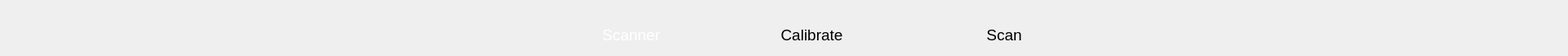
   <widget class="QWidget" name="widget_top" native="true">
    <property name="geometry">
     <rect>
      <x>0</x>
      <y>0</y>
      <width>1919</width>
      <height>68</height>
     </rect>
    </property>
    <property name="minimumSize">
     <size>
      <width>0</width>
      <height>68</height>
     </size>
    </property>
    <property name="maximumSize">
     <size>
      <width>16777215</width>
      <height>68</height>
     </size>
    </property>
    <property name="styleSheet">
     <string notr="true">#widget_top{background-color: qlineargradient(spread:pad, x1:0, y1:0, x2:1, y2:0, stop:0 rgba(23, 61, 95, 255), stop:0.5 rgba(62, 162, 255, 255) , stop:1.0 rgba(23, 61, 96, 255));} </string>
    </property>
    <layout class="QHBoxLayout" name="horizontalLayout_9">
     <property name="spacing">
      <number>0</number>
     </property>
     <property name="leftMargin">
      <number>15</number>
     </property>
     <property name="topMargin">
      <number>0</number>
     </property>
     <property name="rightMargin">
      <number>0</number>
     </property>
     <property name="bottomMargin">
      <number>0</number>
     </property>
     <item>
      <widget class="QWidget" name="widget" native="true"/>
     </item>
     <item>
      <widget class="QLabel" name="label_logo">
       <property name="minimumSize">
        <size>
         <width>200</width>
         <height>35</height>
        </size>
       </property>
       <property name="maximumSize">
        <size>
         <width>200</width>
         <height>35</height>
        </size>
       </property>
       <property name="styleSheet">
        <string notr="true">border-image: url(:/images/logo.png);</string>
       </property>
       <property name="text">
        <string/>
       </property>
      </widget>
     </item>
     <item>
      <spacer name="horizontalSpacer_10">
       <property name="orientation">
        <enum>Qt::Horizontal</enum>
       </property>
       <property name="sizeType">
        <enum>QSizePolicy::Expanding</enum>
       </property>
       <property name="sizeHint" stdset="0">
        <size>
         <width>300</width>
         <height>20</height>
        </size>
       </property>
      </spacer>
     </item>
     <item>
      <layout class="QVBoxLayout" name="verticalLayout_5">
       <item>
        <spacer name="verticalSpacer">
         <property name="orientation">
          <enum>Qt::Vertical</enum>
         </property>
         <property name="sizeHint" stdset="0">
          <size>
           <width>20</width>
           <height>13</height>
          </size>
         </property>
        </spacer>
       </item>
       <item>
        <layout class="QHBoxLayout" name="horizontalLayout_6">
         <item>
          <spacer name="horizontalSpacer_4">
           <property name="orientation">
            <enum>Qt::Horizontal</enum>
           </property>
           <property name="sizeHint" stdset="0">
            <size>
             <width>88</width>
             <height>20</height>
            </size>
           </property>
          </spacer>
         </item>
         <item>
          <widget class="QPushButton" name="tab_scanner">
           <property name="minimumSize">
            <size>
             <width>171</width>
             <height>51</height>
            </size>
           </property>
           <property name="maximumSize">
            <size>
             <width>171</width>
             <height>51</height>
            </size>
           </property>
           <property name="font">
            <font>
             <pointsize>14</pointsize>
            </font>
           </property>
           <property name="styleSheet">
            <string notr="true">QPushButton::checked {    
	color: rgb(255, 255, 255);
      border-radius: 2px;
      background-color: qlineargradient(x1: 0, y1: 0, x2: 0, y2: 1,
                                        stop: 0 #141414, stop: 1 #141414);
    
  }
QPushButton {
	color: rgb(0, 0, 0);
      border-radius: 2px;
      background-color: qlineargradient(x1: 0, y1: 0, x2: 0, y2: 1,
                                        stop: 0 #00000000, stop: 1 #00000000);
}</string>
           </property>
           <property name="text">
            <string>Scanner</string>
           </property>
           <property name="icon">
            <iconset resource="images.qrc">
             <normaloff>:/images/Scanner_normal.png</normaloff>
             <activeoff>:/images/Scanner_normal.png</activeoff>
             <activeon>:/images/Scanner_active.png</activeon>
             <selectedoff>:/images/Scanner_active.png</selectedoff>:/images/Scanner_normal.png</iconset>
           </property>
           <property name="iconSize">
            <size>
             <width>24</width>
             <height>24</height>
            </size>
           </property>
           <property name="checkable">
            <bool>true</bool>
           </property>
           <property name="checked">
            <bool>true</bool>
           </property>
           <property name="autoExclusive">
            <bool>true</bool>
           </property>
           <property name="flat">
            <bool>true</bool>
           </property>
          </widget>
         </item>
         <item>
          <spacer name="horizontalSpacer_5">
           <property name="orientation">
            <enum>Qt::Horizontal</enum>
           </property>
           <property name="sizeHint" stdset="0">
            <size>
             <width>40</width>
             <height>20</height>
            </size>
           </property>
          </spacer>
         </item>
         <item>
          <widget class="QPushButton" name="tab_calibrate">
           <property name="enabled">
            <bool>false</bool>
           </property>
           <property name="minimumSize">
            <size>
             <width>191</width>
             <height>51</height>
            </size>
           </property>
           <property name="maximumSize">
            <size>
             <width>191</width>
             <height>51</height>
            </size>
           </property>
           <property name="font">
            <font>
             <pointsize>14</pointsize>
            </font>
           </property>
           <property name="styleSheet">
            <string notr="true">QPushButton::checked {    
	color: rgb(255, 255, 255);
      border-radius: 2px;
      background-color: qlineargradient(x1: 0, y1: 0, x2: 0, y2: 1,
                                        stop: 0 #141414, stop: 1 #141414);
    
  }
QPushButton {
	color: rgb(0, 0, 0);
      border-radius: 2px;
      background-color: qlineargradient(x1: 0, y1: 0, x2: 0, y2: 1,
                                        stop: 0 #00000000, stop: 1 #00000000);
}





</string>
           </property>
           <property name="text">
            <string>Calibrate</string>
           </property>
           <property name="icon">
            <iconset resource="images.qrc">
             <normaloff>:/images/Calibrate_normal.png</normaloff>
             <normalon>:/images/Calibrate_active.png</normalon>:/images/Calibrate_normal.png</iconset>
           </property>
           <property name="iconSize">
            <size>
             <width>24</width>
             <height>24</height>
            </size>
           </property>
           <property name="checkable">
            <bool>true</bool>
           </property>
           <property name="checked">
            <bool>false</bool>
           </property>
           <property name="autoExclusive">
            <bool>true</bool>
           </property>
          </widget>
         </item>
         <item>
          <spacer name="horizontalSpacer_6">
           <property name="orientation">
            <enum>Qt::Horizontal</enum>
           </property>
           <property name="sizeHint" stdset="0">
            <size>
             <width>40</width>
             <height>20</height>
            </size>
           </property>
          </spacer>
         </item>
         <item>
          <widget class="QPushButton" name="tab_scan">
           <property name="minimumSize">
            <size>
             <width>200</width>
             <height>51</height>
            </size>
           </property>
           <property name="maximumSize">
            <size>
             <width>999</width>
             <height>999</height>
            </size>
           </property>
           <property name="font">
            <font>
             <pointsize>14</pointsize>
            </font>
           </property>
           <property name="styleSheet">
            <string notr="true">QPushButton::checked {    
	color: rgb(255, 255, 255);
      border-radius: 2px;
      background-color: qlineargradient(x1: 0, y1: 0, x2: 0, y2: 1,
                                        stop: 0 #141414, stop: 1 #141414);
    
  }
QPushButton {
	color: rgb(0, 0, 0);
      border-radius: 2px;
      background-color: qlineargradient(x1: 0, y1: 0, x2: 0, y2: 1,
                                        stop: 0 #00000000, stop: 1 #00000000);
}</string>
           </property>
           <property name="text">
            <string>Scan</string>
           </property>
           <property name="icon">
            <iconset resource="images.qrc">
             <normaloff>:/images/Scan_normal.png</normaloff>
             <normalon>:/images/Scan_active.png</normalon>:/images/Scan_normal.png</iconset>
           </property>
           <property name="iconSize">
            <size>
             <width>24</width>
             <height>24</height>
            </size>
           </property>
           <property name="checkable">
            <bool>true</bool>
           </property>
           <property name="checked">
            <bool>false</bool>
           </property>
           <property name="autoExclusive">
            <bool>true</bool>
           </property>
          </widget>
         </item>
         <item>
          <spacer name="horizontalSpacer_7">
           <property name="orientation">
            <enum>Qt::Horizontal</enum>
           </property>
           <property name="sizeHint" stdset="0">
            <size>
             <width>40</width>
             <height>20</height>
            </size>
           </property>
          </spacer>
         </item>
        </layout>
       </item>
      </layout>
     </item>
     <item>
      <spacer name="horizontalSpacer_8">
       <property name="orientation">
        <enum>Qt::Horizontal</enum>
       </property>
       <property name="sizeHint" stdset="0">
        <size>
         <width>550</width>
         <height>20</height>
        </size>
       </property>
      </spacer>
     </item>
    </layout>
   </widget>
